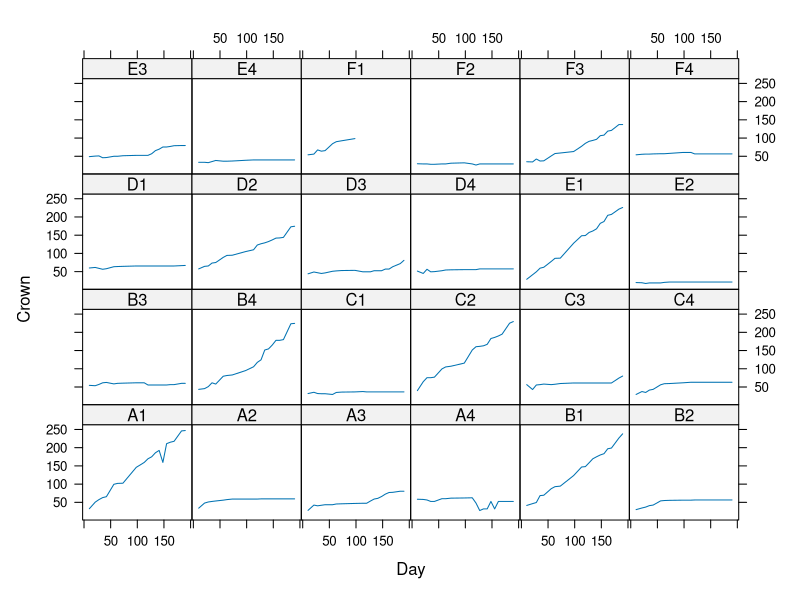
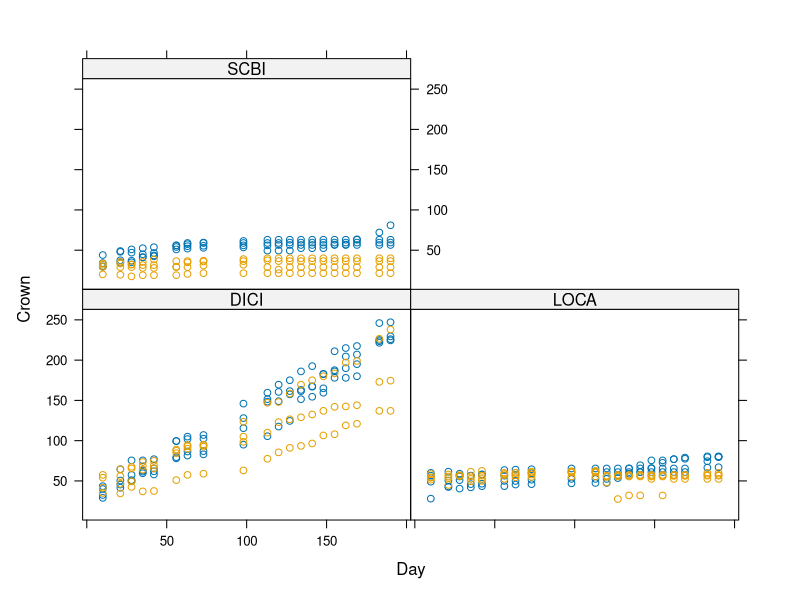
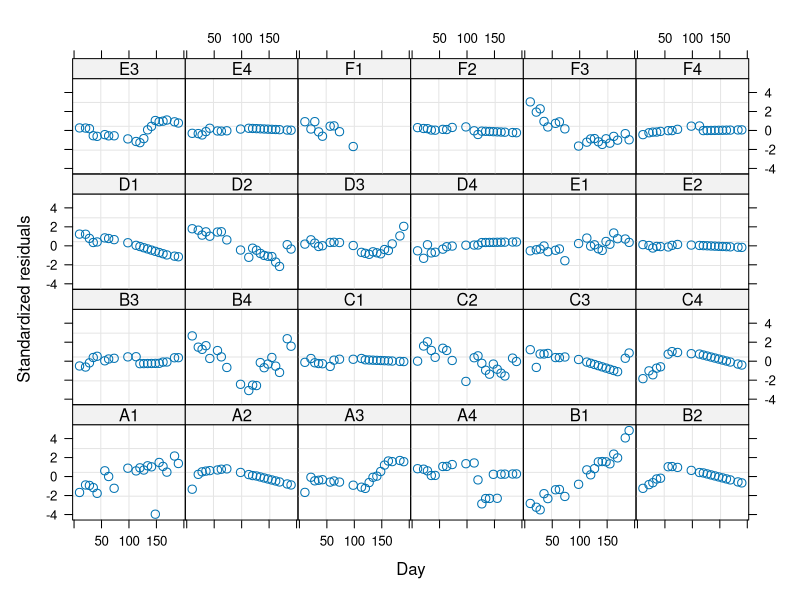
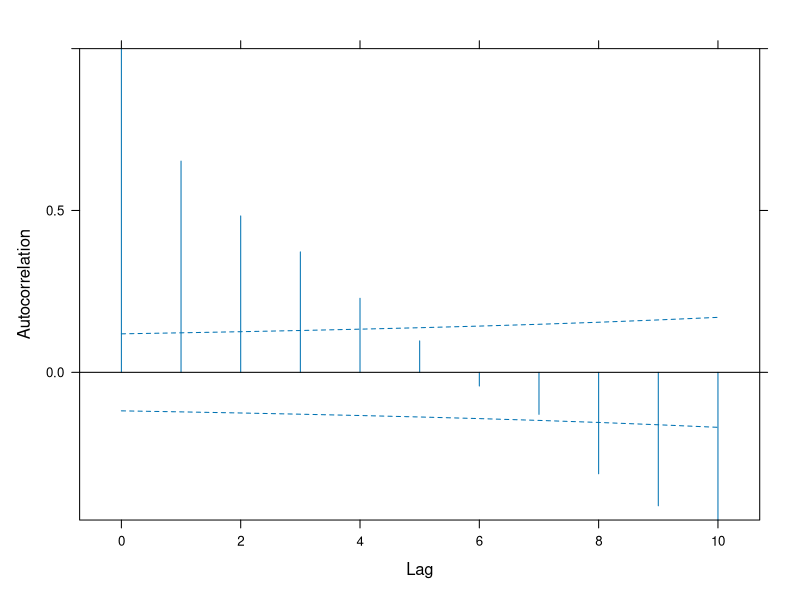
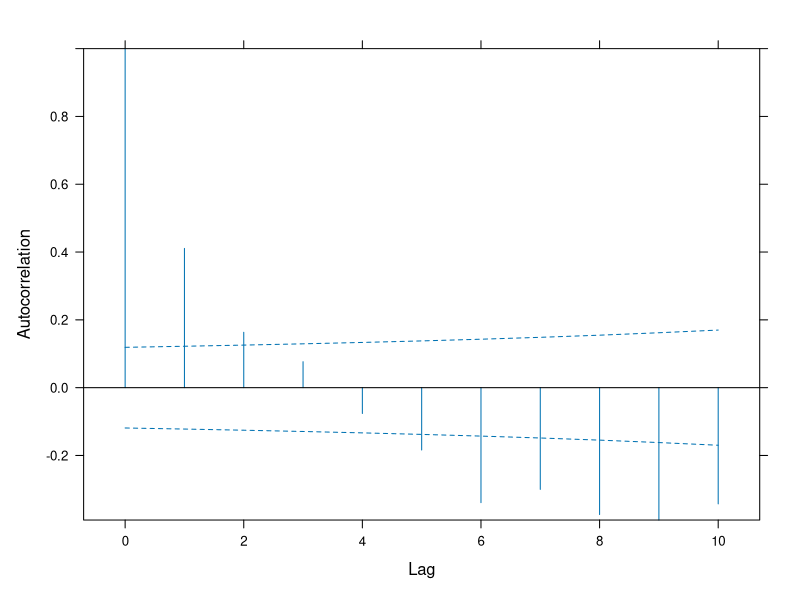
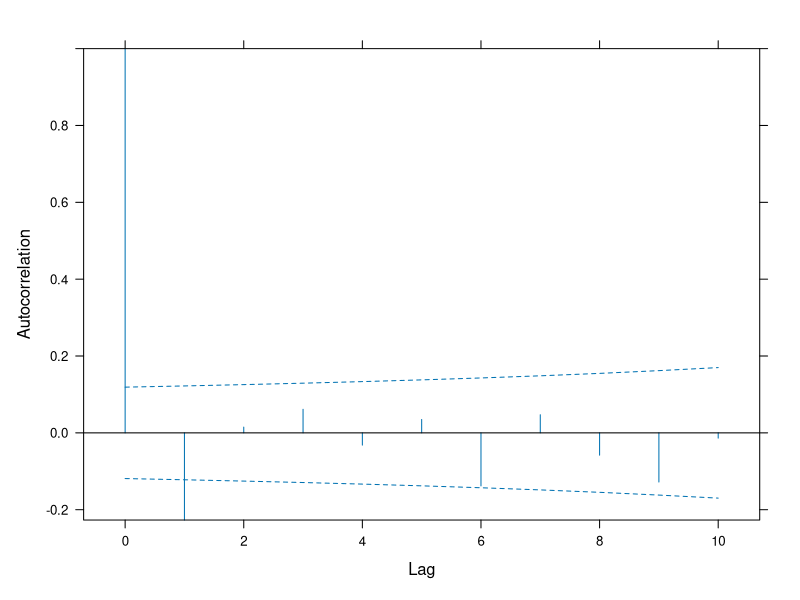
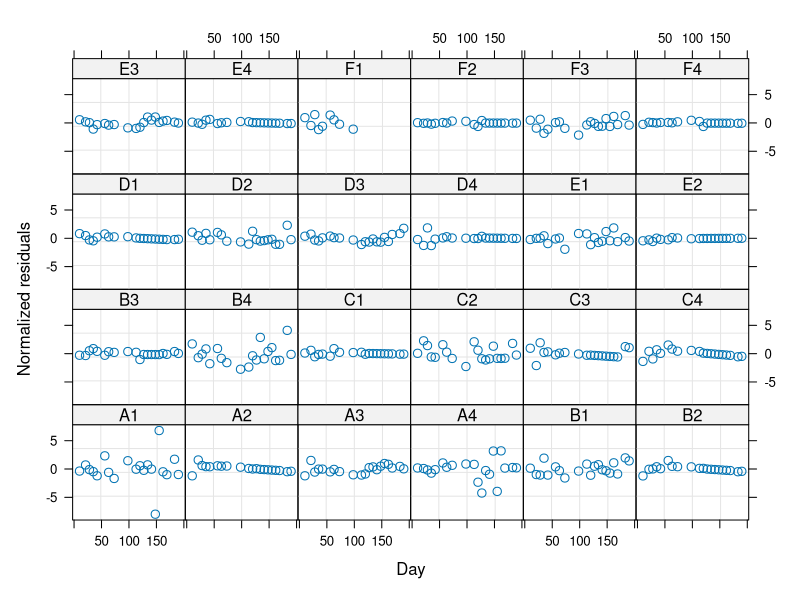

Here is the R script that generated these plots, in order:
library(nlme)
library(lattice)
plants <- read.csv("Plant_growth.csv", stringsAsFactors = F)
plants <- plants[order(plants$Bin, plants$Day), ]
xyplot(Crown ~ Day | Bin, data = plants, type='l')
xyplot(Crown ~ Day | Species, groups = TTT, data = plants)
# OLS model
mod1 <- lm(Crown ~ TTT * Day * Species, data = plants)
# Mixed model with random effect for individual (bin)
mod2 <- lme(Crown ~ TTT * Day * Species, random = ~ 1 | Bin, data = plants)
# Some model diagnostics
plot(mod2, resid(., type = "n") ~ Day | Bin)
plot(ACF(mod2, form = ~ Day, maxLag = 10, resType = 'n'), alpha = 0.01)
# Could bin (container) affect growth rate differently in each case?
# Mixed model with random slope for each Bin
mod3 <- lme(Crown ~ TTT * Day * Species, random = ~ Day | Bin, data = plants)
plot(ACF(mod3, form = ~ Day | Bin, maxLag = 10, resType = 'n'), alpha = 0.01)
# Is model 3 an improvement?
anova(mod2, mod3)
# There is residual temporal autocorrelation remaining
mod4 <- update(mod3, correlation = corCAR1(form = ~ Day | Bin))
plot(ACF(mod4, form = ~ Day | Bin, maxLag = 10, resType = 'n'), alpha = 0.01)
# Does the autoregressive model improve fit?
anova(mod3, mod4)
# How do the residuals look now?
plot(mod4, resid(., type = "n") ~ Day | Bin)